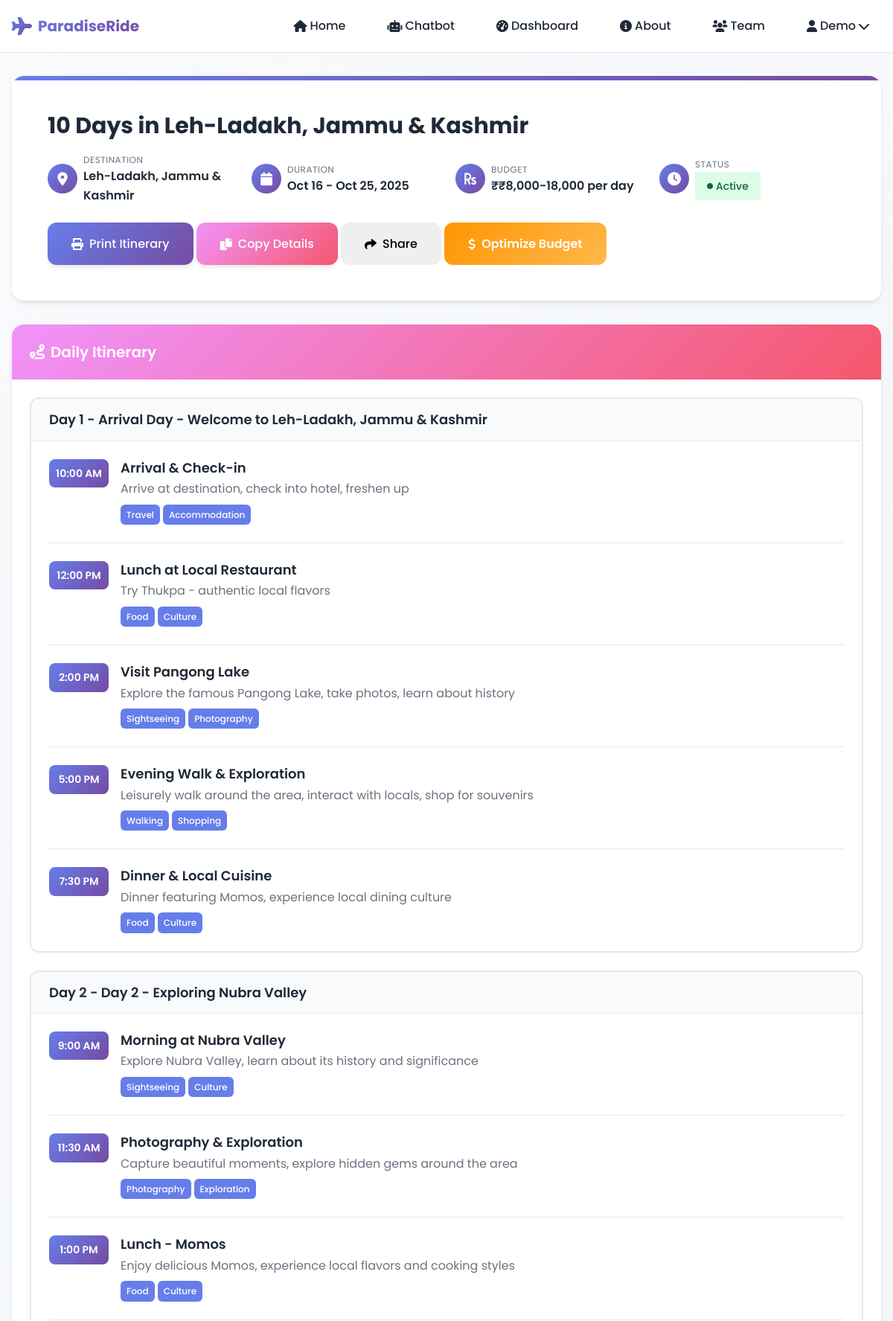
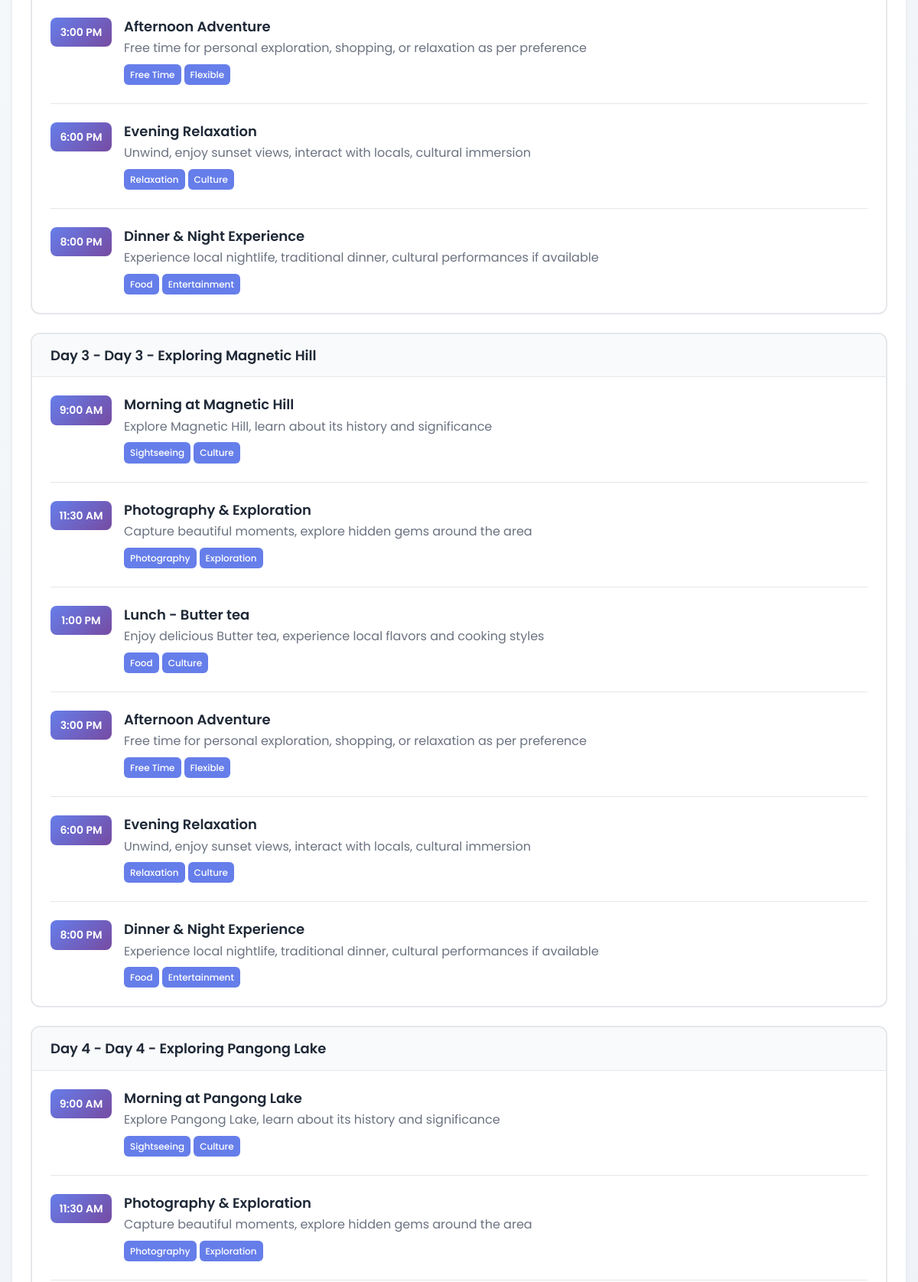
/itinerary/9 (signed in, upper part), run on the app's committed database (2 pictures, top to bottom).
### models.py (models this page shows, shortened)
class User(UserMixin, db.Model):
    __tablename__ = 'users'
    id = db.Column(db.Integer, primary_key=True)
    name = db.Column(db.String(100), nullable=False)
    email = db.Column(db.String(120), unique=True, nullable=False, index=True)
    password_hash = db.Column(db.String(255), nullable=False)
    created_at = db.Column(db.DateTime, default=datetime.utcnow, nullable=False)
    is_active = db.Column(db.Boolean, default=True, nullable=False)
    last_login = db.Column(db.DateTime)
    search_history = db.relationship('SearchHistory', backref='user', lazy=True, cascade='all, delete-orphan')
    itineraries = db.relationship('Itinerary', backref='user', lazy=True, cascade='all, delete-orphan')

class Itinerary(db.Model):
    __tablename__ = 'itineraries'
    id = db.Column(db.Integer, primary_key=True)
    user_id = db.Column(db.Integer, db.ForeignKey('users.id'), nullable=False)
    title = db.Column(db.String(200), nullable=False)
    destination = db.Column(db.String(100), nullable=False)
    start_date = db.Column(db.Date, nullable=False)
    end_date = db.Column(db.Date, nullable=False)
    budget = db.Column(db.String(50))  # Budget range as string
    duration_days = db.Column(db.Integer, nullable=False)
    description = db.Column(db.Text)
    detailed_plan = db.Column(db.Text)  # JSON string of day-by-day itinerary
    mood_tag = db.Column(db.String(50))  # The mood this itinerary was created for
    is_completed = db.Column(db.Boolean, default=False)
    is_favorite = db.Column(db.Boolean, default=False)
    created_at = db.Column(db.DateTime, default=datetime.utcnow, nullable=False)
    updated_at = db.Column(db.DateTime, default=datetime.utcnow, onupdate=datetime.utcnow)
    difficulty_level = db.Column(db.String(20))  # easy, moderate, challenging
    travel_style = db.Column(db.String(50))  # adventure, relaxation, cultural, etc.
    group_size = db.Column(db.Integer, default=1)
    notes = db.Column(db.Text)  # User notes
    def is_current(self):
        from datetime import date
        today = date.today()
        return self.start_date <= today <= self.end_date
    def get_status(self):
        if self.is_completed:
            return 'completed'
        elif self.is_current():
            return 'active'
        elif self.is_upcoming():
            return 'upcoming'
        else:
            return 'past'
    @property
    def details(self):
        return self.detailed_plan

### app.py (the view)
@app.route('/itinerary/<int:itinerary_id>')
@login_required
def view_itinerary(itinerary_id):
    itinerary = db.session.query(Itinerary).filter_by(id=itinerary_id, user_id=current_user.id).first()
    if not itinerary:
        flash('Itinerary not found.', 'error')
        return redirect(url_for('dashboard'))
    return render_template('itinerary.html', itinerary=itinerary)

### app.py (called while the page is built)
@login_manager.user_loader
def load_user(user_id):
    return db.session.get(User, int(user_id))

@app.context_processor
def inject_user():
    return dict(current_user=current_user)

@app.context_processor
def inject_config():
    return dict(app_name=app.config['APP_NAME'])

@app.template_filter('from_json')
def from_json_filter(json_str):
    try:
        return json.loads(json_str) if json_str else {}
    except:
        return {}

### templates/itinerary.html (shortened to what this page needs)
{% extends "base.html" %}
{% set title = itinerary.title %}
{% block content %}
<div class="itinerary-container">
    <div class="container">
        <div class="itinerary-header">
            <h1 class="itinerary-title">{{ itinerary.title }}</h1>
            <div class="itinerary-meta">
                <div class="meta-item">
                    <div class="meta-icon">
                        <i class="fas fa-map-marker-alt"></i>
                    </div>
                    <div class="meta-content">
                        <div class="meta-label">Destination</div>
                        <div class="meta-value">{{ itinerary.destination }}</div>
                    </div>
                </div>
                <div class="meta-item">
                    <div class="meta-icon">
                        <i class="fas fa-calendar"></i>
                    </div>
                    <div class="meta-content">
                        <div class="meta-label">Duration</div>
                        <div class="meta-value">{{ itinerary.start_date.strftime('%b %d') }} - {{ itinerary.end_date.strftime('%b %d, %Y') }}</div>
                    </div>
                </div>
                <div class="meta-item">
                    <div class="meta-icon">
                        <i class="fas fa-rupee-sign"></i>
                    </div>
                    <div class="meta-content">
                        <div class="meta-label">Budget</div>
                        <div class="meta-value">₹{{ itinerary.budget }}</div>
                    </div>
                </div>
                <div class="meta-item">
                    <div class="meta-icon">
                        <i class="fas fa-clock"></i>
                    </div>
                    <div class="meta-content">
                        <div class="meta-label">Status</div>
                        <div class="meta-value">
                            <span class="status-indicator status-{{ itinerary.get_status() }}">
                                <i class="fas fa-circle" style="font-size: 8px;"></i>
                                {{ itinerary.get_status() }}
                            </span>
                        </div>
                    </div>
                </div>
            </div>
            <div class="itinerary-actions print-hide">
                <button class="btn btn-primary" onclick="window.print()">
                    <i class="fas fa-print"></i> Print Itinerary
                </button>
                <button class="btn btn-secondary" onclick="ParadiseRide.copyToClipboard(getItineraryText())">
                    <i class="fas fa-copy"></i> Copy Details
                </button>
                <button class="btn btn-success" onclick="shareItinerary()">
                    <i class="fas fa-share"></i> Share
                </button>
                <button class="btn btn-warning" onclick="optimizeBudget()">
                    <i class="fas fa-dollar-sign"></i> Optimize Budget
                </button>
            </div>
        </div>
        <div class="itinerary-section">
            <div class="section-header">
                <h2 class="section-title">
                    <i class="fas fa-route"></i>
                    Daily Itinerary
                </h2>
            </div>
            <div class="section-content">
                {% if itinerary.details %}
                    {% set details = itinerary.details | from_json %}
                    {% if details.days %}
                        {% for day in details.days %}
                            <div class="day-card">
                                <div class="day-header">
                                    <h3 class="day-title">Day {{ loop.index }} - {{ day.title }}</h3>
                                </div>
                                <div class="day-content">
                                    {% for activity in day.activities %}
                                        <div class="activity">
                                            <div class="activity-time">{{ activity.time }}</div>
                                            <div class="activity-details">
                                                <h4 class="activity-title">{{ activity.title }}</h4>
                                                <p class="activity-description">{{ activity.description }}</p>
                                                {% if activity.tags %}
                                                    <div class="activity-tags">
                                                        {% for tag in activity.tags %}
                                                            <span class="activity-tag">{{ tag }}</span>
                                                        {% endfor %}
                                                    </div>
                                                {% endif %}
                                            </div>
                                        </div>
                                    {% endfor %}
                                </div>
                            </div>
                        {% endfor %}
                    {% else %}
                        <div class="day-card">
                            <div class="day-content">
                                <p>{{ itinerary.details }}</p>
                            </div>
                        </div>
                    {% endif %}
                {% else %}
                    <div class="day-card">
                        <div class="day-content">
                            <p>Detailed itinerary is being prepared. Please check back soon!</p>
                        </div>
                    </div>
                {% endif %}
            </div>
        </div>
    </div>
</div>
{% endblock %}

### templates/base.html (shortened to what this page needs)
<!DOCTYPE html>
<html lang="en">
<head>
    <link href="https://cdnjs.cloudflare.com/ajax/libs/font-awesome/6.0.0/css/all.min.css" rel="stylesheet">
    <link rel="stylesheet" href="{{ url_for('static', filename='css/styles.css') }}">
</head>
<body>
    <nav class="navbar">
        <div class="nav-container">
            <div class="nav-logo">
                <a href="{{ url_for('index') }}">
                    <i class="fas fa-plane"></i>
                    <span>ParadiseRide</span>
                </a>
            </div>
            <div class="nav-menu" id="nav-menu">
                <ul class="nav-list">
                    <li class="nav-item">
                        <a href="{{ url_for('index') }}" class="nav-link">
                            <i class="fas fa-home"></i> Home
                        </a>
                    </li>
                    {% if current_user.is_authenticated %}
                        <li class="nav-item">
                            <a href="{{ url_for('chatbot_page') }}" class="nav-link">
                                <i class="fas fa-robot"></i> Chatbot
                            </a>
                        </li>
                        <li class="nav-item">
                            <a href="{{ url_for('dashboard') }}" class="nav-link">
                                <i class="fas fa-tachometer-alt"></i> Dashboard
                            </a>
                        </li>
                    {% endif %}
                    <li class="nav-item">
                        <a href="{{ url_for('about') }}" class="nav-link">
                            <i class="fas fa-info-circle"></i> About
                        </a>
                    </li>
                    <li class="nav-item">
                        <a href="{{ url_for('team') }}" class="nav-link">
                            <i class="fas fa-users"></i> Team
                        </a>
                    </li>
                    {% if current_user.is_authenticated %}
                        <li class="nav-item dropdown">
                            <a href="#" class="nav-link dropdown-toggle">
                                <i class="fas fa-user"></i> {{ current_user.name.split()[0] }}
                                <i class="fas fa-chevron-down"></i>
                            </a>
                        </li>
                    {% endif %}
                </ul>
            </div>
        </div>
    </nav>
    <main class="main-content">
        {% block content %}{% endblock %}
    </main>
</body>
</html>

### static/css/styles.css (style rules this page uses)
:root { --primary-color: #667eea; --primary-dark: #5a6fd8; --primary-light: #764ba2; --secondary-color: #f093fb; --accent-color: #ffd89b; --success-color: #10b981; --warning-color: #f59e0b; --error-color: #ef4444; --info-color: #3b82f6; --text-primary: #1f2937; --text-secondary: #6b7280; --text-light: #9ca3af; --bg-primary: #ffffff; --bg-secondary: #f9fafb; --bg-dark: #111827; --bg-glass: rgba(255, 255, 255, 0.1); --border-color: #e5e7eb; --border-dark: #374151; --gradient-primary: linear-gradient(135deg, #667eea 0%, #764ba2 100%); --gradient-secondary: linear-gradient(135deg, #f093fb 0%, #f5576c 100%); --gradient-accent: linear-gradient(135deg, #ffecd2 0%, #fcb69f 100%); --gradient-dark: linear-gradient(135deg, #0c0c0c 0%, #111827 100%); --shadow-sm: 0 1px 2px 0 rgba(0, 0, 0, 0.05); --shadow-md: 0 4px 6px -1px rgba(0, 0, 0, 0.1); --shadow-lg: 0 10px 15px -3px rgba(0, 0, 0, 0.1); --shadow-xl: 0 20px 25px -5px rgba(0, 0, 0, 0.1); --spacing-xs: 0.25rem; --spacing-sm: 0.5rem; --spacing-md: 1rem; --spacing-lg: 1.5rem; --spacing-xl: 2rem; --spacing-2xl: 3rem; --font-family: 'Poppins', -apple-system, BlinkMacSystemFont, 'Segoe UI', sans-serif; --font-size-xs: 0.75rem; --font-size-sm: 0.875rem; --font-size-base: 1rem; --font-size-lg: 1.125rem; --font-size-xl: 1.25rem; --font-size-2xl: 1.5rem; --font-size-3xl: 1.875rem; --font-size-4xl: 2.25rem; --radius-sm: 0.375rem; --radius-md: 0.5rem; --radius-lg: 0.75rem; --radius-xl: 1rem; --transition-fast: 150ms ease-in-out; --transition-normal: 250ms ease-in-out; --transition-slow: 350ms ease-in-out; }
* { margin: 0; padding: 0; box-sizing: border-box; }
html { scroll-behavior: smooth; font-size: 16px; }
body { font-family: var(--font-family); font-size: var(--font-size-base); line-height: 1.6; color: var(--text-primary); background: var(--bg-primary); overflow-x: hidden; }
h1, h2, h3, h4, h5, h6 { font-weight: 600; line-height: 1.3; margin-bottom: var(--spacing-md); }
h1 { font-size: var(--font-size-4xl); }
h2 { font-size: var(--font-size-3xl); }
h3 { font-size: var(--font-size-2xl); }
h4 { font-size: var(--font-size-xl); }
p { margin-bottom: var(--spacing-md); }
a { color: var(--primary-color); text-decoration: none; transition: var(--transition-fast); }
.container { max-width: 1200px; margin: 0 auto; padding: 0 var(--spacing-md); }
.navbar { position: fixed; top: 0; left: 0; right: 0; background: rgba(255, 255, 255, 0.95); backdrop-filter: blur(10px); border-bottom: 1px solid var(--border-color); z-index: 1000; transition: var(--transition-normal); }
.nav-container { max-width: 1200px; margin: 0 auto; padding: 0 var(--spacing-md); display: flex; align-items: center; justify-content: space-between; height: 70px; }
.nav-logo a { display: flex; align-items: center; gap: var(--spacing-sm); font-size: var(--font-size-xl); font-weight: 700; background: var(--gradient-primary); -webkit-background-clip: text; -webkit-text-fill-color: transparent; background-clip: text; text-decoration: none; }
.nav-logo i { font-size: var(--font-size-2xl); background: var(--gradient-primary); -webkit-background-clip: text; -webkit-text-fill-color: transparent; background-clip: text; }
.nav-list { display: flex; align-items: center; list-style: none; gap: var(--spacing-lg); }
.nav-link { display: flex; align-items: center; gap: var(--spacing-xs); padding: var(--spacing-sm) var(--spacing-md); border-radius: var(--radius-md); font-weight: 500; color: var(--text-primary); text-decoration: none; transition: var(--transition-fast); }
.dropdown { position: relative; }
.main-content { margin-top: 70px; min-height: calc(100vh - 70px); }
.btn { display: inline-flex; align-items: center; justify-content: center; gap: var(--spacing-sm); padding: var(--spacing-md) var(--spacing-xl); border: none; border-radius: var(--radius-lg); font-family: inherit; font-size: var(--font-size-base); font-weight: 500; text-decoration: none; cursor: pointer; transition: var(--transition-fast); position: relative; overflow: hidden; }
.btn-primary { background: var(--gradient-primary); color: white; box-shadow: var(--shadow-md); }
.btn-secondary { background: var(--gradient-secondary); color: white; box-shadow: var(--shadow-md); }

### data on the page
User: name "Demo"
Itinerary: title "10 Days in Leh-Ladakh, Jammu & Kashmir", destination "Leh-Ladakh, Jammu & Kashmir", start_date "Oct 16", end_date "Oct 25, 2025", budget "₹8,000-18,000 per day", get_status "Active"

### other printed values
{{ day.title }} "Arrival Day - Welcome to Leh-Ladakh, Jammu & Kashmir" "Day 2 - Exploring Nubra Valley" "Day 3 - Exploring Magnetic Hill" "Day 4 - Exploring Pangong Lake"
{{ activity.time }} "10:00 AM" "12:00 PM" "2:00 PM" "5:00 PM" "7:30 PM" "9:00 AM" "11:30 AM" "1:00 PM" "3:00 PM" "6:00 PM" "8:00 PM" "9:00 AM" "11:30 AM" "1:00 PM" "3:00 PM" "6:00 PM" "8:00 PM" "9:00 AM" "11:30 AM"
{{ activity.title }} "Arrival & Check-in" "Lunch at Local Restaurant" "Visit Pangong Lake" "Evening Walk & Exploration" "Dinner & Local Cuisine" "Morning at Nubra Valley" "Photography & Exploration" "Lunch - Momos" "Afternoon Adventure" "Evening Relaxation" "Dinner & Night Experience" "Morning at Magnetic Hill" "Photography & Exploration" "Lunch - Butter tea" "Afternoon Adventure" "Evening Relaxation" "Dinner & Night Experience" "Morning at Pangong Lake" "Photography & Exploration"
{{ activity.description }} "Arrive at destination, check into hotel, freshen up" "Try Thukpa - authentic local flavors" "Explore the famous Pangong Lake, take photos, learn about history" "Leisurely walk around the area, interact with locals, shop for souvenirs" "Dinner featuring Momos, experience local dining culture" "Explore Nubra Valley, learn about its history and significance" "Capture beautiful moments, explore hidden gems around the area" "Enjoy delicious Momos, experience local flavors and cooking styles" "Free time for personal exploration, shopping, or relaxation as per preference" "Unwind, enjoy sunset views, interact with locals, cultural immersion" "Experience local nightlife, traditional dinner, cultural performances if available" "Explore Magnetic Hill, learn about its history and significance" "Capture beautiful moments, explore hidden gems around the area" "Enjoy delicious Butter tea, experience local flavors and cooking styles" "Free time for personal exploration, shopping, or relaxation as per preference" "Unwind, enjoy sunset views, interact with locals, cultural immersion" "Experience local nightlife, traditional dinner, cultural performances if available" "Explore Pangong Lake, learn about its history and significance" "Capture beautiful moments, explore hidden gems around the area"
{{ tag }} "Travel" "Accommodation" "Food" "Culture" "Sightseeing" "Photography" "Walking" "Shopping" "Food" "Culture" "Sightseeing" "Culture" "Photography" "Exploration" "Food" "Culture" "Free Time" "Flexible" "Relaxation" "Culture" "Food" "Entertainment" "Sightseeing" "Culture" "Photography" "Exploration" "Food" "Culture" "Free Time" "Flexible" "Relaxation" "Culture" "Food" "Entertainment" "Sightseeing" "Culture" "Photography" "Exploration"
